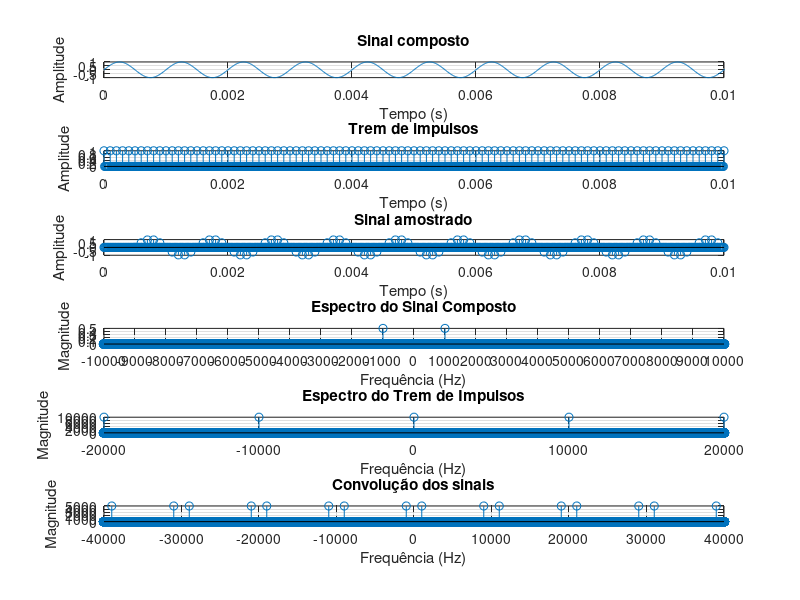

Write the MATLAB code that produced this figure.
clear;
clc;
close all;

pkg load signal;


% Frequências do sinal analógico de entrada
f1 = 1e3;                   % Senoide desejada (Banda do sinal: 1KHz)
f2 = 5e3;                   % Segunda senoide (Banda do sinal: 5KHz)
% Amplitudes das senoides
A1 = 1.0;
A2 = 1.2;

fAnalog = 1e5;             % Frequência analógica simulada (100 kHz)
Ta = 1/fAnalog;            % Período de amostragem analógico
tempoTotal = 1;            % Tempo total de simulação (1s)
t = 0:Ta:tempoTotal-Ta;    % Vetor de tempo "contínuo"
nPAnalog = length(t);      % Número total de pontos analógicos
fs = 10e3;                 % Frequencia de amostragem(Trem de impulsos)
Ts = 1/fs;                 % Periodo de amostragem(Trem de impulsos)
fNyquist = fs/2;
fCorte = 2e3;
ordemFiltro = 100;
% fs >= 2*f1
nPlots = 6;                % Número total de plots

sinalA = A1*sin(2*pi*f1*t);

##figure;
##subplot(nPlots,1,1);
##plot(t, sinalA);
##grid on;
##xlabel('Tempo (s)');
##ylabel('Amplitude');
##title('Sinal A');
##xlim([0 0.01]);

sinalB = A2*sin(2*pi*f2*t);

##figure;
##subplot(nPlots,1,2);
##plot(t, sinalB);
##grid on;
##xlabel('Tempo (s)');
##ylabel('Amplitude');
##title('Sinal B');
##xlim([0 0.01]);

sinalComposto = sinalA;

##figure;
subplot(nPlots,1,1);
plot(t,sinalComposto);
grid on;
xlabel('Tempo (s)');
ylabel('Amplitude');
title('Sinal composto');
xlim([0 0.01]);

filtro = fir1(ordemFiltro, fCorte/fNyquist);
sinalFiltrado = filter(filtro, 1, sinalComposto);

kPasso = round(Ts/Ta);
tremImpulsos = zeros(1, nPAnalog);
tremImpulsos(1:kPasso:end) = 1/Ta;

##figure;
subplot(nPlots,1,2);
stem(t, tremImpulsos*Ta);
grid on;
xlabel('Tempo (s)');
ylabel('Amplitude');
title('Trem de impulsos');
xlim([0 0.01]);

sinalAmostrado = sinalFiltrado .* tremImpulsos*Ta;

##figure;
subplot(nPlots,1,3);
stem(t, sinalAmostrado);
grid on;
xlabel('Tempo (s)');
ylabel('Amplitude');
title('Sinal amostrado');
xlim([0 0.01]);

f = (-nPAnalog/2 : nPAnalog/2 - 1)*(fAnalog/nPAnalog);

sinalCompostoFTT = fftshift(fft(sinalComposto))/nPAnalog;

##figure;
subplot(nPlots,1,4);
stem(f, abs(sinalCompostoFTT));
grid on;
xlabel('Frequência (Hz)');
ylabel('Magnitude');
title('Espectro do Sinal Composto');
xlim([-10000 10000]);
xticks(-10000 : 1000 : 10000);

tremImpulsosFTT = fftshift(fft(tremImpulsos))/nPAnalog;

##figure;
subplot(nPlots,1,5);
stem(f, abs(tremImpulsosFTT));
grid on;
xlabel('Frequência (Hz)');
ylabel('Magnitude');
title('Espectro do Trem de Impulsos');
xlim([-20000 20000]);
xticks(-200000 : 10000 : 200000);

espectroSinalAmostrado = conv(sinalCompostoFTT,tremImpulsosFTT);

nP_conv = length(espectroSinalAmostrado);
f_conv = linspace(-fAnalog, fAnalog, nP_conv);

##figure;
subplot(nPlots,1,6);
stem(f_conv, abs(espectroSinalAmostrado));
grid on;
xlabel('Frequência (Hz)');
ylabel('Magnitude');
title('Convolução dos sinais');
xlim([-40000 40000]);
xticks(-40000 : 10000 : 40000);
